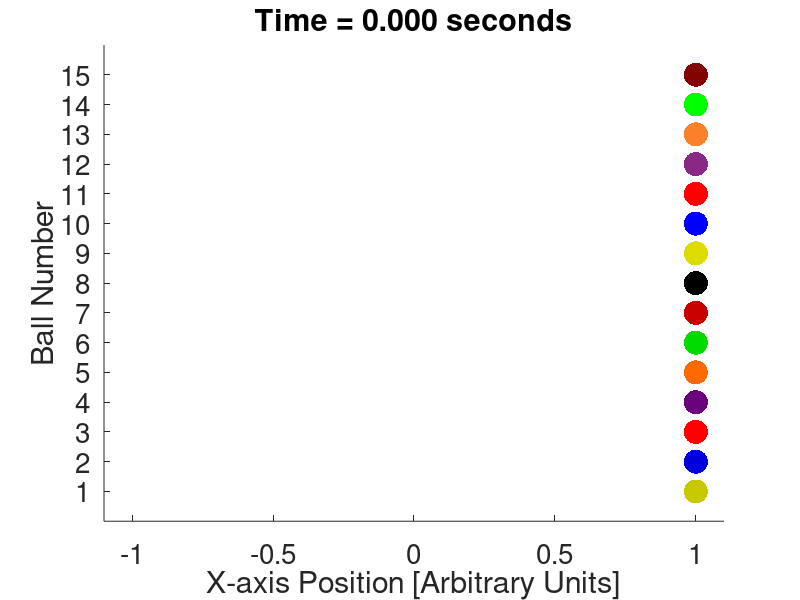
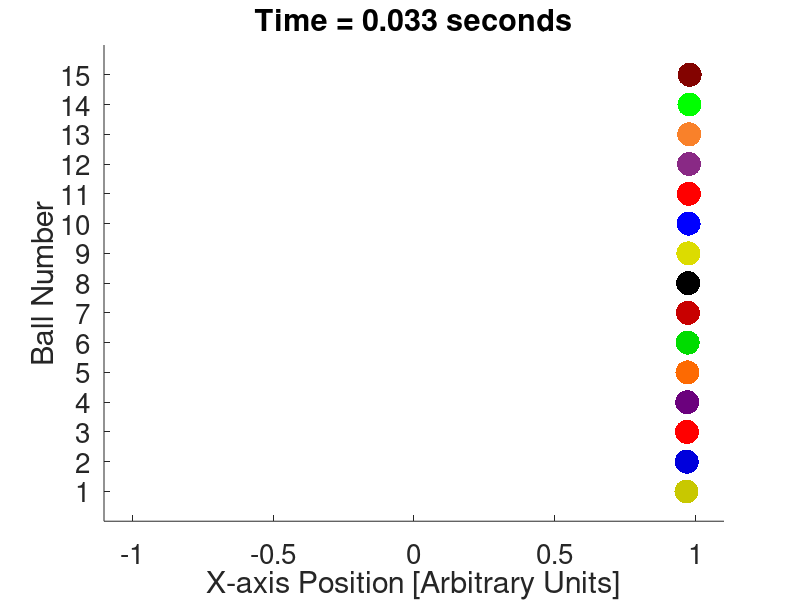
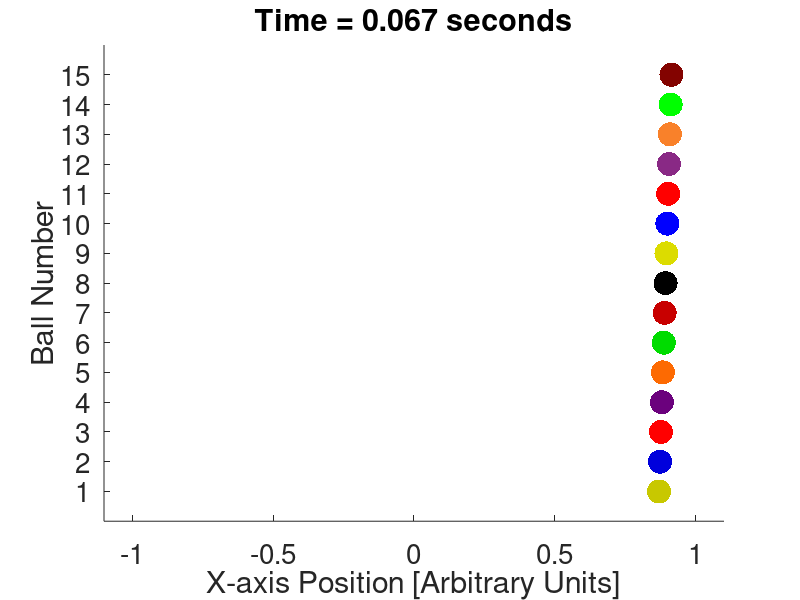
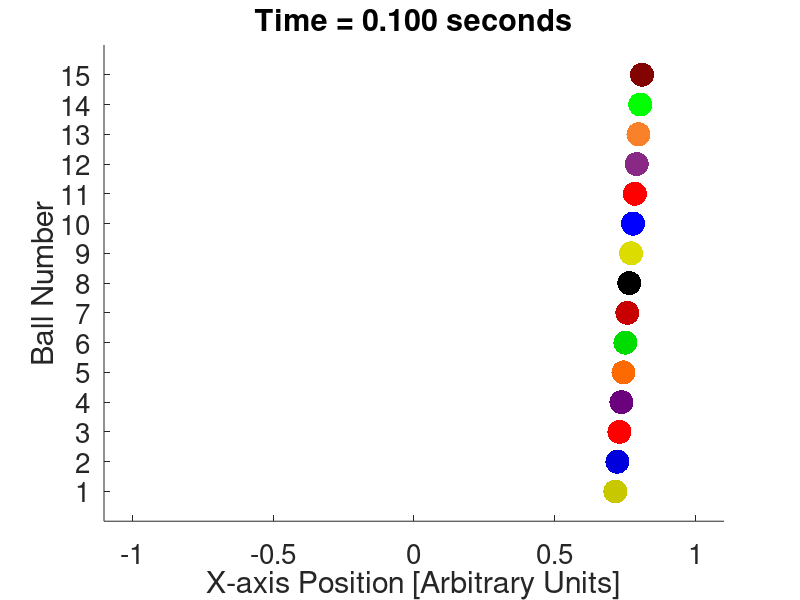

Recreate these plots in MATLAB, in order. (Note: a time limit stopped this script after it produced the figures.)
start_time = 0;                     % Start time, in seconds.
end_time = 120;                     % End time, in seconds.
dt = 1/30;                          % Time step, in seconds.
 
f = 1;                              % Pendulum base frequency, in Hz. 

frequency_offset = 1/60;            % Difference in frequency between each pendulum.

num_balls = 15;                     % Number of balls in the simulation.




T = 1/f;                            % Pendulum base period, in seconds.
                       
t = start_time:dt:end_time;         % Construct time vector.
x = zeros(num_balls,length(t));     % Create empty array for each ball.


for i=1:num_balls 
  x(i,:) = cos(2*pi*t/T);    % Generate waves
  f = f + frequency_offset;  % Increment frequency by the offset.
  T = 1/f;                   % Calculate new period.
end


% Color array (Meant to resemble the colors of the billiard balls in the source video).
RGB = [[131 3 0]; [0 255 0];  [249 129 42]; [137 41 133]; [255 0 0]; [0 0 255]; [220 220 0]; ...
        [0 0 0]; [200 0 0]; [0 220 0]; [253 106 2]; [107 1 125]; [255 0 0]; [0 0 220]; [200 200 0]]/255;
% Note: You need to add colors to this array if you want to add more than 15 "billiard balls".



% Create and scale figure
fig = figure;         % Create new figure.
set(fig,'position', [100,100, 1000,1000]);    % Scale figure (affects display only, not saved .png files).
hold on               % Hold Figure

for i = 1:length(t)   % Generate animation frames one at a time.
  time = t(i);        % Store current time.
  scatter(x(:,i), 15:-1:1, 300, RGB, 'filled');  % Use a scatter plot with very large point size (300) to represent the pendulum balls.
  xlim([-1.1 1.1]);   % Set x-axis extents.
  ylim([0,16]);       % Set y-axis extents.
  str = sprintf('Time = %.3f seconds', time);   % Display time with 3 decimal precision.
  % Apply labels to the x and y-axes and the figure title.
  set(gca,'fontsize', 20, 'xlabel','X-axis Position [Arbitrary Units]','ylabel', 'Ball Number', 'ytick', 1:15, 'title', str);
  file = sprintf('frame%04d.png', (i-1)/5);   % Store to a .png file in the current working directory.
  print(fig, file);   % Save 
  clf                 % Clear Figure
end
